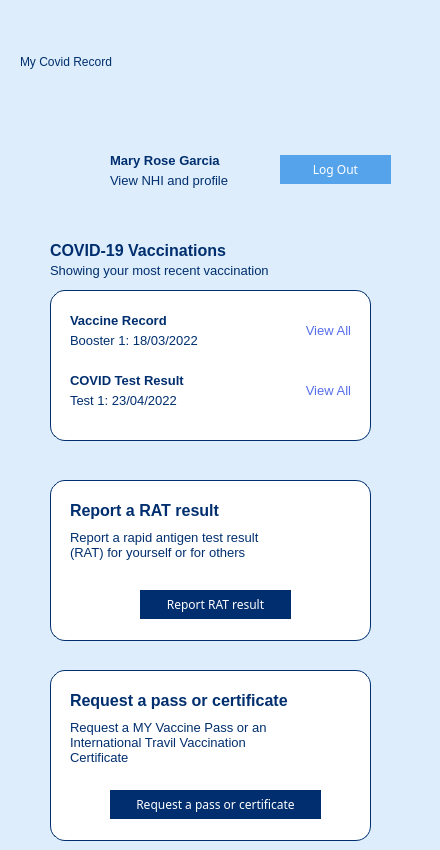
   <widget class="QWidget" name="userHomePage">
    <property name="styleSheet">
     <string notr="true">background-color: rgb(221, 237, 251);</string>
    </property>
    <widget class="QLabel" name="topLogoLable_6">
     <property name="geometry">
      <rect>
       <x>240</x>
       <y>30</y>
       <width>171</width>
       <height>81</height>
      </rect>
     </property>
     <property name="styleSheet">
      <string notr="true">color: rgb(255, 255, 255);</string>
     </property>
     <property name="text">
      <string>&lt;html&gt;&lt;head/&gt;&lt;body&gt;&lt;p&gt;&lt;img src=&quot;:/IconsAndImages/MOHLOgo.svg&quot;/&gt;&lt;/p&gt;&lt;/body&gt;&lt;/html&gt;</string>
     </property>
    </widget>
    <widget class="QLabel" name="myCovidRecordLabel_5">
     <property name="geometry">
      <rect>
       <x>20</x>
       <y>50</y>
       <width>172</width>
       <height>24</height>
      </rect>
     </property>
     <property name="styleSheet">
      <string notr="true">font: 700 16pt &quot;Fira Sans&quot;;
color: #002E6E;</string>
     </property>
     <property name="text">
      <string>My Covid Record</string>
     </property>
    </widget>
    <widget class="QGroupBox" name="userProfile">
     <property name="geometry">
      <rect>
       <x>0</x>
       <y>140</y>
       <width>431</width>
       <height>51</height>
      </rect>
     </property>
     <property name="styleSheet">
      <string notr="true">border: none;</string>
     </property>
     <property name="title">
      <string/>
     </property>
     <widget class="QLabel" name="profileIcon">
      <property name="geometry">
       <rect>
        <x>50</x>
        <y>0</y>
        <width>49</width>
        <height>51</height>
       </rect>
      </property>
      <property name="text">
       <string>&lt;html&gt;&lt;head/&gt;&lt;body&gt;&lt;p&gt;&lt;img src=&quot;:/IconsAndImages/profilecircle.png&quot;/&gt;&lt;/p&gt;&lt;/body&gt;&lt;/html&gt;</string>
      </property>
     </widget>
     <widget class="QLabel" name="name">
      <property name="geometry">
       <rect>
        <x>110</x>
        <y>10</y>
        <width>171</width>
        <height>21</height>
       </rect>
      </property>
      <property name="text">
       <string>&lt;html&gt;&lt;head/&gt;&lt;body&gt;&lt;p&gt;&lt;span style=&quot; font-size:10pt; font-weight:700; color:#002e6e;&quot;&gt;Mary Rose Garcia&lt;/span&gt;&lt;/p&gt;&lt;/body&gt;&lt;/html&gt;</string>
      </property>
     </widget>
     <widget class="QLabel" name="name_2">
      <property name="geometry">
       <rect>
        <x>110</x>
        <y>30</y>
        <width>171</width>
        <height>21</height>
       </rect>
      </property>
      <property name="text">
       <string>&lt;html&gt;&lt;head/&gt;&lt;body&gt;&lt;p&gt;&lt;span style=&quot; font-size:10pt; color:#002e6e;&quot;&gt;View NHI and profile&lt;/span&gt;&lt;/p&gt;&lt;/body&gt;&lt;/html&gt;</string>
      </property>
     </widget>
     <widget class="QPushButton" name="loginButton2_4">
      <property name="geometry">
       <rect>
        <x>280</x>
        <y>15</y>
        <width>111</width>
        <height>29</height>
       </rect>
      </property>
      <property name="font">
       <font>
        <family>Fira Sans</family>
       </font>
      </property>
      <property name="autoFillBackground">
       <bool>false</bool>
      </property>
      <property name="styleSheet">
       <string notr="true">background-color: rgb(85, 163, 235);
color: rgb(255, 255, 255);</string>
      </property>
      <property name="text">
       <string>Log Out</string>
      </property>
     </widget>
    </widget>
    <widget class="QGroupBox" name="records">
     <property name="geometry">
      <rect>
       <x>0</x>
       <y>230</y>
       <width>431</width>
       <height>221</height>
      </rect>
     </property>
     <property name="styleSheet">
      <string notr="true">border: none;</string>
     </property>
     <property name="title">
      <string/>
     </property>
     <widget class="QLabel" name="name_9">
      <property name="geometry">
       <rect>
        <x>50</x>
        <y>10</y>
        <width>181</width>
        <height>21</height>
       </rect>
      </property>
      <property name="text">
       <string>&lt;html&gt;&lt;head/&gt;&lt;body&gt;&lt;p&gt;&lt;span style=&quot; font-size:12pt; font-weight:700; color:#002e6e;&quot;&gt;COVID-19 Vaccinations&lt;/span&gt;&lt;/p&gt;&lt;/body&gt;&lt;/html&gt;</string>
      </property>
     </widget>
     <widget class="QLabel" name="name_10">
      <property name="geometry">
       <rect>
        <x>50</x>
        <y>30</y>
        <width>261</width>
        <height>21</height>
       </rect>
      </property>
      <property name="text">
       <string>&lt;html&gt;&lt;head/&gt;&lt;body&gt;&lt;p&gt;&lt;span style=&quot; font-size:10pt; color:#002e6e;&quot;&gt;Showing your most recent vaccination&lt;/span&gt;&lt;/p&gt;&lt;/body&gt;&lt;/html&gt;</string>
      </property>
     </widget>
     <widget class="QWidget" name="vaccineRecords" native="true">
      <property name="geometry">
       <rect>
        <x>50</x>
        <y>60</y>
        <width>321</width>
        <height>151</height>
       </rect>
      </property>
      <property name="autoFillBackground">
       <bool>false</bool>
      </property>
      <property name="styleSheet">
       <string notr="true">background-color: white;
border-radius: 15%; 
border: 1px solid #002e6e;</string>
      </property>
      <widget class="QLabel" name="name_11">
       <property name="geometry">
        <rect>
         <x>20</x>
         <y>20</y>
         <width>161</width>
         <height>21</height>
        </rect>
       </property>
       <property name="styleSheet">
        <string notr="true">border: none;</string>
       </property>
       <property name="text">
        <string>&lt;html&gt;&lt;head/&gt;&lt;body&gt;&lt;p&gt;&lt;span style=&quot; font-size:10pt; font-weight:700; color:#002e6e;&quot;&gt;Vaccine Record&lt;/span&gt;&lt;/p&gt;&lt;/body&gt;&lt;/html&gt;</string>
       </property>
      </widget>
      <widget class="QLabel" name="name_12">
       <property name="geometry">
        <rect>
         <x>20</x>
         <y>40</y>
         <width>161</width>
         <height>21</height>
        </rect>
       </property>
       <property name="styleSheet">
        <string notr="true">border: none;</string>
       </property>
       <property name="text">
        <string>&lt;html&gt;&lt;head/&gt;&lt;body&gt;&lt;p&gt;&lt;span style=&quot; font-size:10pt; color:#002e6e;&quot;&gt;Booster 1:   18/03/2022&lt;/span&gt;&lt;/p&gt;&lt;/body&gt;&lt;/html&gt;</string>
       </property>
      </widget>
      <widget class="QLabel" name="name_13">
       <property name="geometry">
        <rect>
         <x>230</x>
         <y>30</y>
         <width>71</width>
         <height>21</height>
        </rect>
       </property>
       <property name="styleSheet">
        <string notr="true">border: none;</string>
       </property>
       <property name="text">
        <string>&lt;html&gt;&lt;head/&gt;&lt;body&gt;&lt;p align=&quot;right&quot;&gt;&lt;span style=&quot; font-size:10pt; color:#556deb;&quot;&gt;View All&lt;/span&gt;&lt;/p&gt;&lt;/body&gt;&lt;/html&gt;</string>
       </property>
      </widget>
      <widget class="QLabel" name="name_14">
       <property name="geometry">
        <rect>
         <x>20</x>
         <y>100</y>
         <width>161</width>
         <height>21</height>
        </rect>
       </property>
       <property name="styleSheet">
        <string notr="true">border: none;</string>
       </property>
       <property name="text">
        <string>&lt;html&gt;&lt;head/&gt;&lt;body&gt;&lt;p&gt;&lt;span style=&quot; font-size:10pt; color:#002e6e;&quot;&gt;Test 1: 23/04/2022&lt;/span&gt;&lt;/p&gt;&lt;/body&gt;&lt;/html&gt;</string>
       </property>
      </widget>
      <widget class="QLabel" name="name_15">
       <property name="geometry">
        <rect>
         <x>230</x>
         <y>90</y>
         <width>71</width>
         <height>21</height>
        </rect>
       </property>
       <property name="styleSheet">
        <string notr="true">border: none;</string>
       </property>
       <property name="text">
        <string>&lt;html&gt;&lt;head/&gt;&lt;body&gt;&lt;p align=&quot;right&quot;&gt;&lt;span style=&quot; font-size:10pt; color:#556deb;&quot;&gt;View All&lt;/span&gt;&lt;/p&gt;&lt;/body&gt;&lt;/html&gt;</string>
       </property>
      </widget>
      <widget class="QLabel" name="name_16">
       <property name="geometry">
        <rect>
         <x>20</x>
         <y>80</y>
         <width>161</width>
         <height>21</height>
        </rect>
       </property>
       <property name="styleSheet">
        <string notr="true">border: none;</string>
       </property>
       <property name="text">
        <string>&lt;html&gt;&lt;head/&gt;&lt;body&gt;&lt;p&gt;&lt;span style=&quot; font-size:10pt; font-weight:700; color:#002e6e;&quot;&gt;COVID Test Result&lt;/span&gt;&lt;/p&gt;&lt;/body&gt;&lt;/html&gt;</string>
       </property>
      </widget>
     </widget>
    </widget>
    <widget class="QGroupBox" name="reportRAT">
     <property name="geometry">
      <rect>
       <x>0</x>
       <y>470</y>
       <width>431</width>
       <height>171</height>
      </rect>
     </property>
     <property name="styleSheet">
      <string notr="true">border: none;</string>
     </property>
     <property name="title">
      <string/>
     </property>
     <widget class="QWidget" name="vaccineRecords_3" native="true">
      <property name="geometry">
       <rect>
        <x>50</x>
        <y>10</y>
        <width>321</width>
        <height>161</height>
       </rect>
      </property>
      <property name="autoFillBackground">
       <bool>false</bool>
      </property>
      <property name="styleSheet">
       <string notr="true">background-color: white;
border-radius: 15%; 
border: 1px solid #002e6e;</string>
      </property>
      <widget class="QLabel" name="name_27">
       <property name="geometry">
        <rect>
         <x>20</x>
         <y>20</y>
         <width>161</width>
         <height>21</height>
        </rect>
       </property>
       <property name="styleSheet">
        <string notr="true">border: none;</string>
       </property>
       <property name="text">
        <string>&lt;html&gt;&lt;head/&gt;&lt;body&gt;&lt;p&gt;&lt;span style=&quot; font-size:12pt; font-weight:700; color:#002e6e;&quot;&gt;Report a RAT result&lt;/span&gt;&lt;/p&gt;&lt;/body&gt;&lt;/html&gt;</string>
       </property>
      </widget>
      <widget class="QLabel" name="name_28">
       <property name="geometry">
        <rect>
         <x>20</x>
         <y>50</y>
         <width>221</width>
         <height>51</height>
        </rect>
       </property>
       <property name="styleSheet">
        <string notr="true">border: none;</string>
       </property>
       <property name="text">
        <string>&lt;html&gt;&lt;head/&gt;&lt;body&gt;&lt;p&gt;&lt;span style=&quot; font-size:10pt; color:#002e6e;&quot;&gt;Report a rapid antigen test result (RAT) for yourself or for others&lt;/span&gt;&lt;/p&gt;&lt;/body&gt;&lt;/html&gt;</string>
       </property>
       <property name="alignment">
        <set>Qt::AlignLeading|Qt::AlignLeft|Qt::AlignTop</set>
       </property>
       <property name="wordWrap">
        <bool>true</bool>
       </property>
      </widget>
      <widget class="QPushButton" name="loginButton2_8">
       <property name="geometry">
        <rect>
         <x>90</x>
         <y>110</y>
         <width>151</width>
         <height>29</height>
        </rect>
       </property>
       <property name="font">
        <font>
         <family>Fira Sans</family>
        </font>
       </property>
       <property name="autoFillBackground">
        <bool>false</bool>
       </property>
       <property name="styleSheet">
        <string notr="true">background-color: #002e6e;
color: rgb(255, 255, 255);</string>
       </property>
       <property name="text">
        <string>Report RAT result</string>
       </property>
      </widget>
     </widget>
    </widget>
    <widget class="QGroupBox" name="reportRAT_2">
     <property name="geometry">
      <rect>
       <x>0</x>
       <y>660</y>
       <width>431</width>
       <height>181</height>
      </rect>
     </property>
     <property name="styleSheet">
      <string notr="true">border: none;</string>
     </property>
     <property name="title">
      <string/>
     </property>
     <widget class="QWidget" name="vaccineRecords_4" native="true">
      <property name="geometry">
       <rect>
        <x>50</x>
        <y>10</y>
        <width>321</width>
        <height>171</height>
       </rect>
      </property>
      <property name="autoFillBackground">
       <bool>false</bool>
      </property>
      <property name="styleSheet">
       <string notr="true">background-color: white;
border-radius: 15%; 
border: 1px solid #002e6e;</string>
      </property>
      <widget class="QLabel" name="name_29">
       <property name="geometry">
        <rect>
         <x>20</x>
         <y>20</y>
         <width>251</width>
         <height>21</height>
        </rect>
       </property>
       <property name="styleSheet">
        <string notr="true">border: none;</string>
       </property>
       <property name="text">
        <string>&lt;html&gt;&lt;head/&gt;&lt;body&gt;&lt;p&gt;&lt;span style=&quot; font-size:12pt; font-weight:700; color:#002e6e;&quot;&gt;Request a pass or certificate&lt;/span&gt;&lt;/p&gt;&lt;/body&gt;&lt;/html&gt;</string>
       </property>
      </widget>
      <widget class="QLabel" name="name_30">
       <property name="geometry">
        <rect>
         <x>20</x>
         <y>50</y>
         <width>221</width>
         <height>61</height>
        </rect>
       </property>
       <property name="styleSheet">
        <string notr="true">border: none;</string>
       </property>
       <property name="lineWidth">
        <number>1</number>
       </property>
       <property name="midLineWidth">
        <number>0</number>
       </property>
       <property name="text">
        <string>&lt;html&gt;&lt;head/&gt;&lt;body&gt;&lt;p&gt;&lt;span style=&quot; font-size:10pt; color:#002e6e;&quot;&gt;Request a MY Vaccine Pass or an International Travil Vaccination Certificate&lt;/span&gt;&lt;/p&gt;&lt;/body&gt;&lt;/html&gt;</string>
       </property>
       <property name="alignment">
        <set>Qt::AlignLeading|Qt::AlignLeft|Qt::AlignTop</set>
       </property>
       <property name="wordWrap">
        <bool>true</bool>
       </property>
      </widget>
      <widget class="QPushButton" name="loginButton2_9">
       <property name="geometry">
        <rect>
         <x>60</x>
         <y>120</y>
         <width>211</width>
         <height>29</height>
        </rect>
       </property>
       <property name="font">
        <font>
         <family>Fira Sans</family>
        </font>
       </property>
       <property name="autoFillBackground">
        <bool>false</bool>
       </property>
       <property name="styleSheet">
        <string notr="true">background-color: #002e6e;
color: rgb(255, 255, 255);</string>
       </property>
       <property name="text">
        <string>Request a pass or certificate</string>
       </property>
      </widget>
     </widget>
    </widget>
   </widget>
